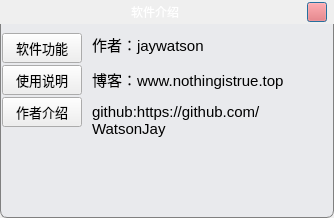
<?xml version="1.0" encoding="UTF-8"?>
<ui version="4.0">
 <class>InfoDialog</class>
 <widget class="QDialog" name="InfoDialog">
  <property name="geometry">
   <rect>
    <x>0</x>
    <y>0</y>
    <width>334</width>
    <height>218</height>
   </rect>
  </property>
  <property name="windowTitle">
   <string>Dialog</string>
  </property>
  <layout class="QVBoxLayout" name="verticalLayout" stretch="0,0">
   <property name="spacing">
    <number>0</number>
   </property>
   <property name="leftMargin">
    <number>0</number>
   </property>
   <property name="topMargin">
    <number>0</number>
   </property>
   <property name="rightMargin">
    <number>0</number>
   </property>
   <property name="bottomMargin">
    <number>0</number>
   </property>
   <item>
    <widget class="QWidget" name="windowBar" native="true">
     <property name="styleSheet">
      <string notr="true">QWidget#windowBar{
background:gray;
border-top:1px solid gray;
border-right:1px solid gray;
border-left:1px solid gray;
border-top-left-radius:7px;
border-top-right-radius:7px;
}
#windowBar&gt;QPushButton{
border-radius:10px
}</string>
     </property>
     <layout class="QHBoxLayout" name="horizontalLayout">
      <property name="spacing">
       <number>5</number>
      </property>
      <property name="leftMargin">
       <number>7</number>
      </property>
      <property name="topMargin">
       <number>2</number>
      </property>
      <property name="rightMargin">
       <number>7</number>
      </property>
      <property name="bottomMargin">
       <number>2</number>
      </property>
      <item>
       <spacer name="horizontalSpacer_2">
        <property name="orientation">
         <enum>Qt::Horizontal</enum>
        </property>
        <property name="sizeHint" stdset="0">
         <size>
          <width>80</width>
          <height>20</height>
         </size>
        </property>
       </spacer>
      </item>
      <item>
       <widget class="QLabel" name="label">
        <property name="font">
         <font>
          <family>Microsoft YaHei UI</family>
         </font>
        </property>
        <property name="styleSheet">
         <string notr="true">color: rgb(255, 255, 255);</string>
        </property>
        <property name="text">
         <string>软件介绍</string>
        </property>
       </widget>
      </item>
      <item>
       <spacer name="horizontalSpacer">
        <property name="orientation">
         <enum>Qt::Horizontal</enum>
        </property>
        <property name="sizeHint" stdset="0">
         <size>
          <width>40</width>
          <height>20</height>
         </size>
        </property>
       </spacer>
      </item>
      <item>
       <widget class="QPushButton" name="closePushButton">
        <property name="minimumSize">
         <size>
          <width>20</width>
          <height>20</height>
         </size>
        </property>
        <property name="maximumSize">
         <size>
          <width>20</width>
          <height>20</height>
         </size>
        </property>
        <property name="styleSheet">
         <string notr="true">background:#F95D5C;</string>
        </property>
        <property name="text">
         <string/>
        </property>
        <property name="icon">
         <iconset resource="../icon/icons.qrc">
          <normaloff>:/icon/close_16.png</normaloff>:/icon/close_16.png</iconset>
        </property>
        <property name="iconSize">
         <size>
          <width>10</width>
          <height>10</height>
         </size>
        </property>
       </widget>
      </item>
     </layout>
    </widget>
   </item>
   <item>
    <widget class="QWidget" name="mainWidget" native="true">
     <property name="styleSheet">
      <string notr="true">QWidget#mainWidget{
background:#e9eaed;
border-bottom:1px solid gray;
border-right:1px solid gray;
border-left:1px solid gray;
border-bottom-left-radius:7px;
border-bottom-right-radius:7px;
}</string>
     </property>
     <layout class="QHBoxLayout" name="horizontalLayout_2" stretch="2,9">
      <property name="spacing">
       <number>0</number>
      </property>
      <property name="leftMargin">
       <number>1</number>
      </property>
      <property name="topMargin">
       <number>0</number>
      </property>
      <property name="rightMargin">
       <number>1</number>
      </property>
      <property name="bottomMargin">
       <number>1</number>
      </property>
      <item>
       <widget class="QWidget" name="infoItemWidget" native="true">
        <property name="styleSheet">
         <string notr="true">#infoItemWidget{
	background:#dedede;
	border-bottom-left-radius:7px;
}
#infoItemWidget&gt;QPushButton{
	border:none;
}
#infoItemWidget&gt;QPushButton:hover{
	background:#c0d5d6;
}
#infoItemWidget&gt;QPushButton:checked{
	background:#c0d5d6;
}</string>
        </property>
        <layout class="QVBoxLayout" name="verticalLayout_2">
         <property name="spacing">
          <number>2</number>
         </property>
         <property name="leftMargin">
          <number>1</number>
         </property>
         <property name="rightMargin">
          <number>1</number>
         </property>
         <property name="bottomMargin">
          <number>0</number>
         </property>
         <item>
          <widget class="QPushButton" name="funcPushButton">
           <property name="minimumSize">
            <size>
             <width>0</width>
             <height>30</height>
            </size>
           </property>
           <property name="font">
            <font>
             <family>Microsoft YaHei UI</family>
             <pointsize>10</pointsize>
            </font>
           </property>
           <property name="text">
            <string>软件功能</string>
           </property>
          </widget>
         </item>
         <item>
          <widget class="QPushButton" name="infoPushButton">
           <property name="minimumSize">
            <size>
             <width>0</width>
             <height>30</height>
            </size>
           </property>
           <property name="font">
            <font>
             <family>Microsoft YaHei UI</family>
             <pointsize>10</pointsize>
            </font>
           </property>
           <property name="text">
            <string>使用说明</string>
           </property>
          </widget>
         </item>
         <item>
          <widget class="QPushButton" name="publisnPushButton">
           <property name="minimumSize">
            <size>
             <width>0</width>
             <height>30</height>
            </size>
           </property>
           <property name="font">
            <font>
             <family>Microsoft YaHei UI</family>
             <pointsize>10</pointsize>
            </font>
           </property>
           <property name="text">
            <string>作者介绍</string>
           </property>
          </widget>
         </item>
         <item>
          <spacer name="verticalSpacer">
           <property name="orientation">
            <enum>Qt::Vertical</enum>
           </property>
           <property name="sizeHint" stdset="0">
            <size>
             <width>20</width>
             <height>342</height>
            </size>
           </property>
          </spacer>
         </item>
        </layout>
       </widget>
      </item>
      <item>
       <widget class="QStackedWidget" name="stackedWidget">
        <property name="currentIndex">
         <number>2</number>
        </property>
        <widget class="QWidget" name="funcPage">
         <layout class="QVBoxLayout" name="verticalLayout_3">
          <item>
           <widget class="QLabel" name="funcLabel">
            <property name="font">
             <font>
              <family>Microsoft YaHei UI</family>
              <pointsize>11</pointsize>
             </font>
            </property>
            <property name="text">
             <string>&lt;html&gt;&lt;head/&gt;&lt;body&gt;&lt;p&gt;&amp;nbsp;&amp;nbsp;&amp;nbsp;&amp;nbsp;&amp;nbsp;&amp;nbsp;&amp;nbsp;&amp;nbsp;番茄农场是集番茄时钟，计划任务，时间规划于一身的软件，同时加入了番茄币和集市的概念，在有效的规划的时间同时，建立有效的激励机制，在市场设定自己想要的东西以及价格，通过完成任务来获取番茄币获取，既能培养习惯。&lt;/p&gt;&lt;/body&gt;&lt;/html&gt;</string>
            </property>
            <property name="alignment">
             <set>Qt::AlignLeading|Qt::AlignLeft|Qt::AlignTop</set>
            </property>
            <property name="wordWrap">
             <bool>true</bool>
            </property>
           </widget>
          </item>
         </layout>
        </widget>
        <widget class="QWidget" name="infoPage"/>
        <widget class="QWidget" name="publishPage">
         <layout class="QVBoxLayout" name="verticalLayout_4">
          <item>
           <widget class="QLabel" name="publishLabel">
            <property name="font">
             <font>
              <family>Microsoft YaHei UI</family>
              <pointsize>11</pointsize>
             </font>
            </property>
            <property name="text">
             <string>&lt;html&gt;&lt;head/&gt;&lt;body&gt;&lt;p&gt;作者：jaywatson&lt;/p&gt;&lt;p&gt;博客：www.nothingistrue.top&lt;/p&gt;&lt;p&gt;github:https://github.com/WatsonJay&lt;/p&gt;&lt;/body&gt;&lt;/html&gt;</string>
            </property>
            <property name="textFormat">
             <enum>Qt::AutoText</enum>
            </property>
            <property name="alignment">
             <set>Qt::AlignLeading|Qt::AlignLeft|Qt::AlignTop</set>
            </property>
            <property name="wordWrap">
             <bool>true</bool>
            </property>
           </widget>
          </item>
         </layout>
        </widget>
       </widget>
      </item>
     </layout>
    </widget>
   </item>
  </layout>
 </widget>
 <resources>
  <include location="../icon/icons.qrc"/>
 </resources>
 <connections>
  <connection>
   <sender>closePushButton</sender>
   <signal>clicked()</signal>
   <receiver>InfoDialog</receiver>
   <slot>close()</slot>
   <hints>
    <hint type="sourcelabel">
     <x>560</x>
     <y>12</y>
    </hint>
    <hint type="destinationlabel">
     <x>520</x>
     <y>-11</y>
    </hint>
   </hints>
  </connection>
 </connections>
</ui>
